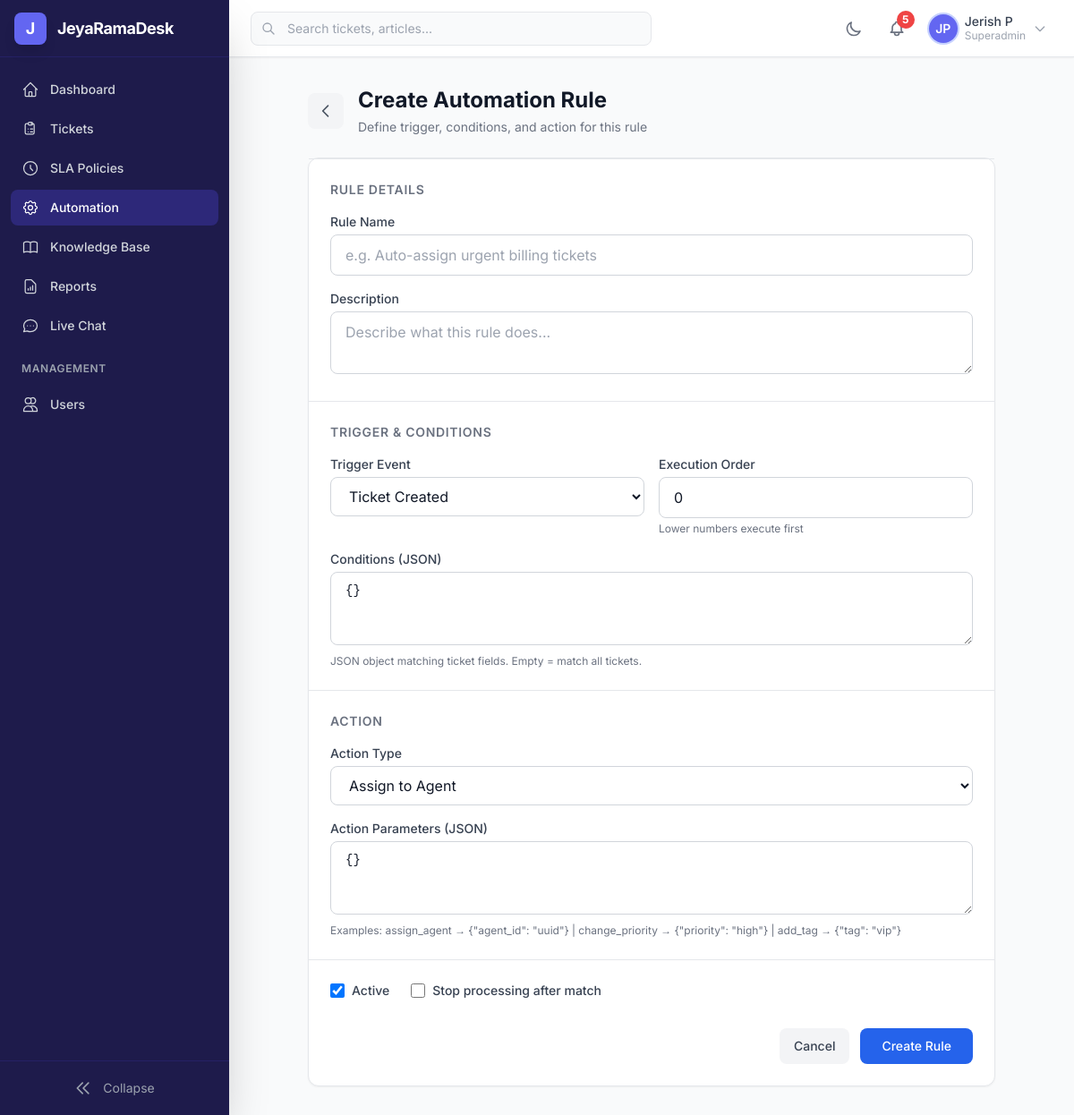
/desk/automation/create/ (signed in), run on the app's committed database.
### accounts/models.py (models this page shows, shortened)
class User(AbstractBaseUser, PermissionsMixin):
    class Role(models.TextChoices):
        SUPERADMIN = 'superadmin', 'Super Admin'
        MANAGER = 'manager', 'Manager'
        AGENT = 'agent', 'Agent'
        CUSTOMER = 'customer', 'Customer'
    id = models.UUIDField(primary_key=True, default=uuid.uuid4, editable=False)
    email = models.EmailField('Email Address', unique=True, db_index=True)
    first_name = models.CharField('First Name', max_length=150)
    last_name = models.CharField('Last Name', max_length=150)
    phone = models.CharField('Phone Number', max_length=20, blank=True, default='')
    address = models.TextField('Address', blank=True, default='')
    avatar = models.ImageField(
        'Profile Picture',
        upload_to='avatars/%Y/%m/',
        blank=True,
        null=True,
    )
    role = models.CharField(
        'Role',
        max_length=20,
        choices=Role.choices,
        default=Role.CUSTOMER,
        db_index=True,
    )
    department = models.CharField(max_length=100, blank=True, default='')
    job_title = models.CharField(max_length=100, blank=True, default='')
    is_active = models.BooleanField('Active', default=True, db_index=True)
    is_staff = models.BooleanField('Staff Status', default=False)
    is_online = models.BooleanField('Online', default=False)
    is_profile_completed = models.BooleanField('Profile Completed', default=False)
    date_joined = models.DateTimeField('Date Joined', default=timezone.now)
    last_login = models.DateTimeField('Last Login', blank=True, null=True)
    updated_at = models.DateTimeField('Updated At', auto_now=True)
    timezone_pref = models.CharField(
        'Timezone', max_length=50, default='UTC',
    )
    email_notifications = models.BooleanField(default=True)
    dark_mode = models.BooleanField(default=False)
    objects = UserManager()
    USERNAME_FIELD = 'email'
    REQUIRED_FIELDS = ['first_name', 'last_name']
    class Meta:
        db_table = 'jrd_users'
        verbose_name = 'User'
        verbose_name_plural = 'Users'
        ordering = ['-date_joined']
        indexes = [
            models.Index(fields=['role', 'is_active'], name='idx_user_role_active'),
            models.Index(fields=['email'], name='idx_user_email'),
            models.Index(fields=['date_joined'], name='idx_user_joined'),
        ]
    @property
    def full_name(self):
        return f'{self.first_name} {self.last_name}'.strip()
    @property
    def initials(self):
        return f'{self.first_name[:1]}{self.last_name[:1]}'.upper()
    @property
    def is_customer(self):
        return self.role == self.Role.CUSTOMER
    @property
    def is_staff_member(self):
        return self.role in (self.Role.SUPERADMIN, self.Role.MANAGER, self.Role.AGENT)

### automation/views.py (the view, shortened to what this page needs)
# urls.py: path('create/', views.rule_create_view, name='create'),
@login_required
def rule_create_view(request):
    if request.user.is_customer:
        messages.error(request, 'Access denied.')
        return redirect('dashboard:index')
    return render(request, 'automation/rule_form.html', {
        'trigger_choices': AutomationRule.TriggerEvent.choices,
        'action_choices': AutomationRule.ActionType.choices,
    })

### notifications/context_processors.py (called while the page is built)
def unread_notifications_count(request):
    if request.user.is_authenticated:
        return {
            'unread_notifications_count': Notification.objects.filter(
                user=request.user,
                is_read=False,
            ).count()
        }
    return {'unread_notifications_count': 0}

### templates/automation/rule_form.html (shortened to what this page needs)
{% extends 'base.html' %}
{% block content %}
<div class="max-w-3xl mx-auto space-y-6">
    <div class="flex items-center gap-4">
        <a href="{% url 'automation:list' %}"
           class="w-10 h-10 flex items-center justify-center rounded-lg bg-gray-100 hover:bg-gray-200 dark:bg-gray-700 dark:hover:bg-gray-600 transition">
            <svg class="w-5 h-5 text-gray-600 dark:text-gray-300" fill="none" stroke="currentColor" viewBox="0 0 24 24">
                <path stroke-linecap="round" stroke-linejoin="round" stroke-width="2" d="M15 19l-7-7 7-7"/>
            </svg>
        </a>
        <div>
            <h1 class="text-2xl font-bold text-gray-900 dark:text-white">
                {% if rule %}Edit Rule: {{ rule.name }}{% else %}Create Automation Rule{% endif %}
            </h1>
            <p class="text-sm text-gray-500 dark:text-gray-400 mt-1">Define trigger, conditions, and action for this rule</p>
        </div>
    </div>
    <form method="post" class="bg-white dark:bg-gray-800 rounded-xl shadow-sm border border-gray-200 dark:border-gray-700 divide-y divide-gray-200 dark:divide-gray-700">
        <div class="p-6 space-y-4">
            <h3 class="text-sm font-semibold text-gray-500 dark:text-gray-400 uppercase tracking-wider">Rule Details</h3>
            <div>
                <label for="id_name" class="block text-sm font-medium text-gray-700 dark:text-gray-300 mb-1">Rule Name</label>
                <input type="text" name="name" id="id_name" value="{{ rule.name|default:'' }}"
                       class="w-full rounded-lg border border-gray-300 dark:border-gray-600 bg-white dark:bg-gray-700 text-gray-900 dark:text-white px-4 py-2.5 focus:ring-2 focus:ring-blue-500 focus:border-blue-500 transition"
                       placeholder="e.g. Auto-assign urgent billing tickets" required>
            </div>
            <div>
                <label for="id_description" class="block text-sm font-medium text-gray-700 dark:text-gray-300 mb-1">Description</label>
                <textarea name="description" id="id_description" rows="2"
                          class="w-full rounded-lg border border-gray-300 dark:border-gray-600 bg-white dark:bg-gray-700 text-gray-900 dark:text-white px-4 py-2.5 focus:ring-2 focus:ring-blue-500 focus:border-blue-500 transition"
                          placeholder="Describe what this rule does...">{{ rule.description|default:'' }}</textarea>
            </div>
        </div>
        <div class="p-6 space-y-4">
            <h3 class="text-sm font-semibold text-gray-500 dark:text-gray-400 uppercase tracking-wider">Trigger & Conditions</h3>
            <div class="grid grid-cols-1 sm:grid-cols-2 gap-4">
                <div>
                    <label for="id_trigger_event" class="block text-sm font-medium text-gray-700 dark:text-gray-300 mb-1">Trigger Event</label>
                    <select name="trigger_event" id="id_trigger_event"
                            class="w-full rounded-lg border border-gray-300 dark:border-gray-600 bg-white dark:bg-gray-700 text-gray-900 dark:text-white px-4 py-2.5 focus:ring-2 focus:ring-blue-500 focus:border-blue-500 transition">
                        {% for value, label in trigger_choices %}
                        <option value="{{ value }}" {% if rule.trigger_event == value %}selected{% endif %}>{{ label }}</option>
                        {% endfor %}
                    </select>
                </div>
                <div>
                    <label for="id_priority_order" class="block text-sm font-medium text-gray-700 dark:text-gray-300 mb-1">Execution Order</label>
                    <input type="number" name="priority_order" id="id_priority_order"
                           value="{{ rule.priority_order|default:'0' }}" min="0"
                           class="w-full rounded-lg border border-gray-300 dark:border-gray-600 bg-white dark:bg-gray-700 text-gray-900 dark:text-white px-4 py-2.5 focus:ring-2 focus:ring-blue-500 focus:border-blue-500 transition">
                    <p class="text-xs text-gray-500 dark:text-gray-400 mt-1">Lower numbers execute first</p>
                </div>
            </div>
            <div>
                <label for="id_conditions" class="block text-sm font-medium text-gray-700 dark:text-gray-300 mb-1">Conditions (JSON)</label>
                <textarea name="conditions" id="id_conditions" rows="3"
                          class="w-full rounded-lg border border-gray-300 dark:border-gray-600 bg-white dark:bg-gray-700 text-gray-900 dark:text-white px-4 py-2.5 font-mono text-sm focus:ring-2 focus:ring-blue-500 focus:border-blue-500 transition"
                          placeholder='{"priority": "urgent", "category__name": "billing"}'>{% if rule %}{{ rule.conditions|default:"{}"|safe }}{% else %}{}{% endif %}</textarea>
                <p class="text-xs text-gray-500 dark:text-gray-400 mt-1">JSON object matching ticket fields. Empty = match all tickets.</p>
            </div>
        </div>
        <div class="p-6 space-y-4">
            <h3 class="text-sm font-semibold text-gray-500 dark:text-gray-400 uppercase tracking-wider">Action</h3>
            <div>
                <label for="id_action_type" class="block text-sm font-medium text-gray-700 dark:text-gray-300 mb-1">Action Type</label>
                <select name="action_type" id="id_action_type"
                        class="w-full rounded-lg border border-gray-300 dark:border-gray-600 bg-white dark:bg-gray-700 text-gray-900 dark:text-white px-4 py-2.5 focus:ring-2 focus:ring-blue-500 focus:border-blue-500 transition">
                    {% for value, label in action_choices %}
                    <option value="{{ value }}" {% if rule.action_type == value %}selected{% endif %}>{{ label }}</option>
                    {% endfor %}
                </select>
            </div>
            <div>
                <label for="id_action_params" class="block text-sm font-medium text-gray-700 dark:text-gray-300 mb-1">Action Parameters (JSON)</label>
                <textarea name="action_params" id="id_action_params" rows="3"
                          class="w-full rounded-lg border border-gray-300 dark:border-gray-600 bg-white dark:bg-gray-700 text-gray-900 dark:text-white px-4 py-2.5 font-mono text-sm focus:ring-2 focus:ring-blue-500 focus:border-blue-500 transition"
                          placeholder='{"priority": "high"}'>{% if rule %}{{ rule.action_params|default:"{}"|safe }}{% else %}{}{% endif %}</textarea>
                <p class="text-xs text-gray-500 dark:text-gray-400 mt-1">
                    Examples: assign_agent → {"agent_id": "uuid"} | change_priority → {"priority": "high"} | add_tag → {"tag": "vip"}
                </p>
            </div>
        </div>
        <div class="p-6 space-y-4">
            <div class="flex items-center gap-6">
                <label class="flex items-center gap-2">
                    <input type="checkbox" name="is_active"
                           {% if rule %}{% if rule.is_active %}checked{% endif %}{% else %}checked{% endif %}
                           class="w-4 h-4 text-blue-600 rounded border-gray-300 dark:border-gray-600 focus:ring-blue-500">
                    <span class="text-sm font-medium text-gray-700 dark:text-gray-300">Active</span>
                </label>
                <label class="flex items-center gap-2">
                    <input type="checkbox" name="stop_processing"
                           class="w-4 h-4 text-blue-600 rounded border-gray-300 dark:border-gray-600 focus:ring-blue-500">
                    <span class="text-sm font-medium text-gray-700 dark:text-gray-300">Stop processing after match</span>
                </label>
            </div>
            <div class="flex items-center justify-end gap-3 pt-4">
                <a href="{% url 'automation:list' %}"
                   class="px-4 py-2.5 text-sm font-medium text-gray-700 dark:text-gray-300 bg-gray-100 dark:bg-gray-700 rounded-lg hover:bg-gray-200 dark:hover:bg-gray-600 transition">Cancel</a>
                <button type="submit"
                        class="px-6 py-2.5 text-sm font-medium text-white bg-blue-600 rounded-lg hover:bg-blue-700 focus:ring-2 focus:ring-blue-500 focus:ring-offset-2 transition">
                    {% if rule %}Update Rule{% else %}Create Rule{% endif %}
                </button>
            </div>
        </div>
    </form>
</div>
{% endblock %}

### templates/includes/topbar.html (shortened to what this page needs)
<header class="h-16 bg-white dark:bg-gray-800 border-b border-gray-200 dark:border-gray-700 flex items-center px-4 md:px-6 shadow-sm z-30">
    <div class="hidden md:flex items-center flex-1 max-w-md">
        <div class="relative w-full">
            <div class="absolute inset-y-0 left-0 pl-3 flex items-center pointer-events-none">
            </div>
            <input type="text" placeholder="Search tickets, articles..."
                   class="w-full pl-10 pr-4 py-2 border border-gray-200 dark:border-gray-600 rounded-lg
                          bg-gray-50 dark:bg-gray-700 text-sm text-gray-900 dark:text-gray-100
                          focus:ring-2 focus:ring-primary-500 focus:border-transparent
                          placeholder-gray-400 transition-colors">
        </div>
    </div>
    <div class="flex items-center ml-auto space-x-3">
        <button @click="darkMode = !darkMode; localStorage.setItem('darkMode', darkMode)"
                class="p-2 rounded-lg text-gray-500 hover:bg-gray-100 dark:text-gray-400 dark:hover:bg-gray-700 transition-colors">
            <svg x-show="!darkMode" class="w-5 h-5" fill="none" stroke="currentColor" viewBox="0 0 24 24">
                <path stroke-linecap="round" stroke-linejoin="round" stroke-width="2"
                      d="M20.354 15.354A9 9 0 018.646 3.646 9.003 9.003 0 0012 21a9.003 9.003 0 008.354-5.646z"/>
            </svg>
        </button>
        <a href="{% url 'notifications:list' %}"
           class="relative p-2 rounded-lg text-gray-500 hover:bg-gray-100 dark:text-gray-400 dark:hover:bg-gray-700 transition-colors">
            {% if unread_notifications_count %}
            <span class="absolute -top-0.5 -right-0.5 w-5 h-5 bg-red-500 text-white text-xs font-bold rounded-full flex items-center justify-center">
                {{ unread_notifications_count }}
            </span>
            {% endif %}
        </a>
        <div x-data="{ profileOpen: false }" class="relative">
            <button @click="profileOpen = !profileOpen" @click.outside="profileOpen = false"
                    class="flex items-center space-x-2 p-1.5 rounded-lg hover:bg-gray-100 dark:hover:bg-gray-700 transition-colors">
                {% if user.avatar %}
                <img src="{{ user.avatar.url }}" alt="{{ user.full_name }}"
                     class="w-8 h-8 rounded-full object-cover ring-2 ring-primary-200">
                {% else %}
                <div class="w-8 h-8 rounded-full bg-primary-500 flex items-center justify-center text-white text-sm font-semibold ring-2 ring-primary-200">
                    {{ user.initials }}
                </div>
                {% endif %}
                <div class="hidden md:block text-left">
                    <p class="text-sm font-medium text-gray-700 dark:text-gray-200 leading-tight">{{ user.full_name }}</p>
                    <p class="text-xs text-gray-400 capitalize">{{ user.role }}</p>
                </div>
                <svg class="w-4 h-4 text-gray-400 hidden md:block" fill="none" stroke="currentColor" viewBox="0 0 24 24">
                    <path stroke-linecap="round" stroke-linejoin="round" stroke-width="2" d="M19 9l-7 7-7-7"/>
                </svg>
            </button>
        </div>
    </div>
</header>

### templates/base.html (style rules this page uses)
body { font-family: 'Inter', system-ui, sans-serif; }

### data on the page
User: initials "JP", full_name "Jerish P", role "Superadmin"

### other printed values
{{ unread_notifications_count }} "5"
form field trigger_event "Ticket Created"
form field action_type "Assign to Agent"
